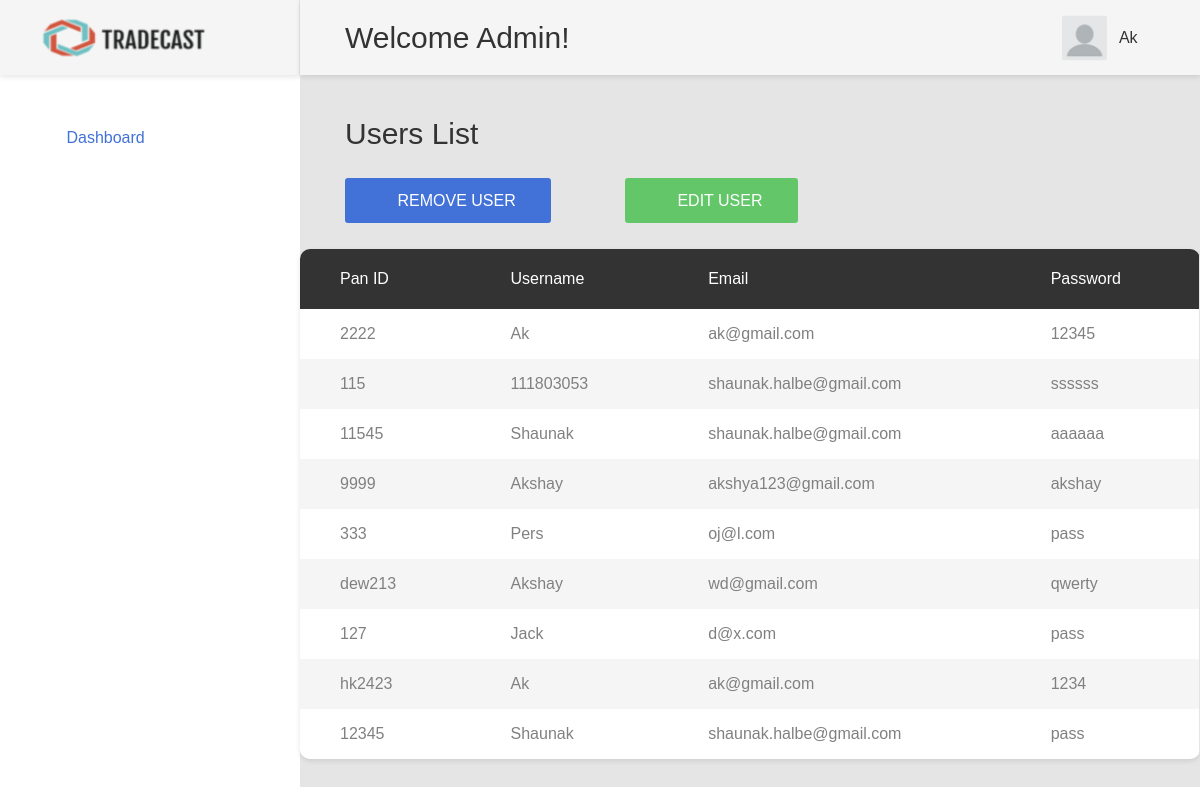
/indexAdmin.html (signed in), run on the app's committed database.
### models.py (models this page shows, shortened)
class Investor(db.Model):
    panid = db.Column(db.String(10), primary_key=True)
    username = db.Column(db.String(20))
    email = db.Column(db.String(30))
    password = db.Column(db.String(15))

### app.py (the view, shortened to what this page needs)
@app.route("/indexAdmin.html" ,methods=["GET", "POST"])
def dashboard_Admin():
    users= Investor.query.all()
    form = deleteUserForm()
    form1 = UserEditForm()
    return render_template("indexAdmin.html",users = users,form=form,form1=form1)

### templates/indexAdmin.html (shortened to what this page needs)
<!DOCTYPE html>
<html lang="en">
<head>
    <link href="static/css/font-face.css" rel="stylesheet" media="all">
    <link href="static/vendor/font-awesome-4.7/css/font-awesome.min.css" rel="stylesheet" media="all">
    <link href="static/vendor/font-awesome-5/css/fontawesome-all.min.css" rel="stylesheet" media="all">
    <link href="static/vendor/mdi-font/css/material-design-iconic-font.min.css" rel="stylesheet" media="all">
    <link href="static/vendor/bootstrap-4.1/bootstrap.min.css" rel="stylesheet" media="all">
    <link href="static/vendor/animsition/animsition.min.css" rel="stylesheet" media="all">
    <link href="static/vendor/bootstrap-progressbar/bootstrap-progressbar-3.3.4.min.css" rel="stylesheet" media="all">
    <link href="static/vendor/wow/animate.css" rel="stylesheet" media="all">
    <link href="static/vendor/css-hamburgers/hamburgers.min.css" rel="stylesheet" media="all">
    <link href="static/vendor/slick/slick.css" rel="stylesheet" media="all">
    <link href="static/vendor/select2/select2.min.css" rel="stylesheet" media="all">
    <link href="static/vendor/perfect-scrollbar/perfect-scrollbar.css" rel="stylesheet" media="all">
    <link href="static/css/theme.css" rel="stylesheet" media="all">
</head>
<body class="animsition">
    <div class="page-wrapper">
        <aside class="menu-sidebar d-none d-lg-block">
            <div class="logo">
                <a href="#">
                    <img src="static/images/icon/logo.png" alt="TradeCast" />
                </a>
            </div>
            <div class="menu-sidebar__content js-scrollbar1">
                <nav class="navbar-sidebar">
                    <ul class="list-unstyled navbar__list">
                        <li class="active has-sub">
                            <a class="js-arrow" href="#">
                                <i class="fas fa-tachometer-alt"></i>Dashboard</a>
                        </li>
                    </ul>
                </nav>
            </div>
        </aside>
        <div class="page-container">
            <header class="header-desktop">
                <div class="section__content section__content--p30">
                    <div class="container-fluid">
                        <div class="header-wrap">
                            <h2 class="title-1">Welcome Admin!</h2>
                            <div class="header-button">
                                <div class="account-wrap">
                                    <div class="account-item clearfix js-item-menu">
                                        <div class="image">
                                            <img src="static/images/icon/avatar-01.jpg" alt="John Doe" />
                                        </div>
                                        <div class="content">
                                            <a class="js-acc-btn" href="#">{{session.username}}</a>
                                        </div>
                                    </div>
                                </div>
                            </div>
                        </div>
                    </div>
                </div>
            </header>
            <div class="main-content">
                <div class="section__content section__content--p30">
                    <div class="container-fluid">
                        <div class="row">
                            <div class="col-md-12">
                                <div class="overview-wrap">
                                    <h2 class="title-1">Users List</h2>
                                </div>
                            </div>
                        </div>
                        <br>
                        <div class = "row">
                            <div class="col-lg-4" >
                                <button class="au-btn au-btn-icon au-btn--blue" onclick="openForm()">
                                    <i class="zmdi zmdi-plus"></i>Remove User</button>
                            </div>
                            <div class="col-lg-4" >
                                <button class="au-btn au-btn-icon au-btn--green" onclick="openForm1()">
                                    <i class="zmdi zmdi-plus"></i>Edit User</button>
                                </div>
                        </div>
                    </div>
                    </div>
                    <br>
                    <div class="row">
                        <div class="col-lg-12">
                            <div class="table-responsive table--no-card m-b-40">
                                <table class="table table-borderless table-striped table-earning">
                                    <thead>
                                        <tr>
                                            <th>Pan ID</th>
                                            <th>Username</th>
                                            <th>Email</th>
                                            <th>Password</th>
                                        </tr>
                                    </thead>
                                    <tbody>
                                        {% for item in users %}
                                        <tr>
                                            <td>{{item.panid}}</td>
                                            <td>{{item.username}}</td>
                                            <td>{{item.email}}</td>
                                            <td>{{item.password}}</td>
                                        </tr>
                                        {% endfor %}
                                    </tbody>
                                </table>
                            </div>
                        </div>
                     </div>
                </div>
            </div>
        </div>
</body>
</html>

### templates/indexAdmin.html (style rules this page uses)
body { font-family: Arial, Helvetica, sans-serif; }
* { box-sizing: border-box; }

### data on the page
Investor: panid "2222", username "Ak", email "ak@gmail.com", password "12345"
Investor: panid "115", username "111803053", email "shaunak.halbe@gmail.com", password "ssssss"
Investor: panid "11545", username "Shaunak", email "shaunak.halbe@gmail.com", password "aaaaaa"
Investor: panid "9999", username "Akshay", email "akshya123@gmail.com", password "akshay"
Investor: panid "333", username "Pers", email "oj@l.com", password "pass"
Investor: panid "dew213", username "Akshay", email "wd@gmail.com", password "qwerty"
Investor: panid "127", username "Jack", email "d@x.com", password "pass"
Investor: panid "hk2423", username "Ak", email "ak@gmail.com", password "1234"
Investor: panid "12345", username "Shaunak", email "shaunak.halbe@gmail.com", password "pass"

### other printed values
{{ session.username }} "Ak"
